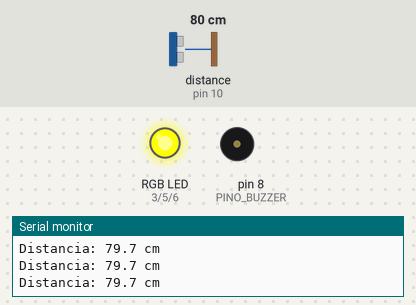
A sketch run on a simulated Arduino Uno, built with avr-gcc and run on an emulated ATmega328P. Parts: an RGB LED mixed from three pins (HIGH = lit), buzzer (waves = sounding), the last lines printed to the serial monitor. Wiring (inferred from the names in the program): ultrasonic range finder: trigger pin 9; echo pin 10. The test bench sets the inputs (shaded band); at power-on: distance to the obstacle (sensor on pin 10) 80 cm. The echo pulse lasts 58.3 µs per cm; pins used as bus, display or sensor lines are not drawn.

Above: at 1.2 s.
1.3 s: distance to the obstacle (sensor on pin 10) set to 2 cm
At 2.4 s:
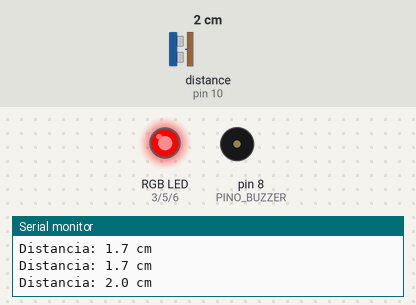
4.3 s: distance to the obstacle (sensor on pin 10) set to 60 cm
At 4.5 s:
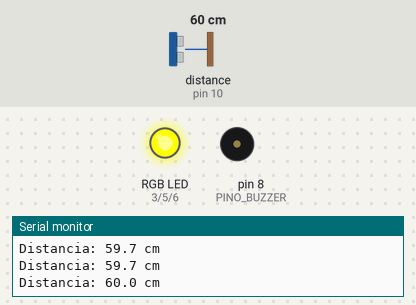
7.3 s: distance to the obstacle (sensor on pin 10) set to 96 cm
At 8.3 s:
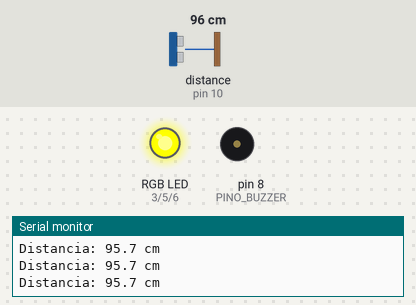
10.3 s: distance to the obstacle (sensor on pin 10) set to 104 cm
At 11.2 s:
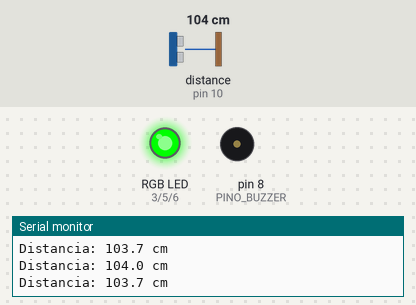
11.8 s: distance to the obstacle (sensor on pin 10) set to 4 cm
At 12.5 s:
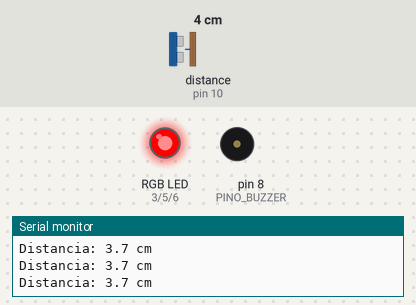
14.8 s: distance to the obstacle (sensor on pin 10) set to 120 cm
At 15.8 s:
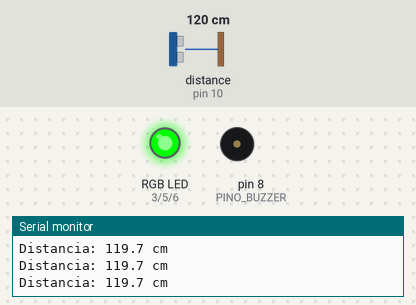
Timing chart, 0 to 17.3 s (numbered marks = the images above; inputs shaded):
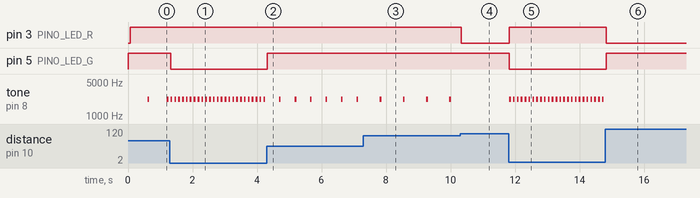

The sketch:

estacionamento_inteligente.ino
```cpp
/*
  Projeto: Assistente de estacionamento
  Placa: RoboCore compatível com Arduino Uno (Kit IniciantA V8)

  Componentes:
  - Sensor ultrassônico HC-SR04: TRIG no D9, ECHO no D10
  - LED RGB de cátodo comum: R no D3, G no D5, B no D6
  - Buzzer piezo passivo: sinal no D8
  - GND comum e resistores de 220 ohms nos três canais do LED

  Faixas padrão (podem ser ajustadas no código):
  - Verde: acima de 100 cm
  - Amarelo: de 41 a 100 cm
  - Vermelho: até 40 cm
  Quanto menor a distância, mais rápido o buzzer apita.
*/

const byte PINO_TRIG = 9;
const byte PINO_ECHO = 10;
const byte PINO_LED_R = 3;
const byte PINO_LED_G = 5;
const byte PINO_LED_B = 6;
const byte PINO_BUZZER = 8;

const float DISTANCIA_AMARELA_CM = 100.0;
const float DISTANCIA_VERMELHA_CM = 40.0;
const unsigned long INTERVALO_MEDICAO_MS = 60;
const unsigned int DURACAO_BIP_MS = 55;

unsigned long instanteMedicao = 0;
unsigned long instanteBip = 0;
unsigned long inicioBip = 0;
bool bipAtivo = false;
float distanciaCm = -1.0;

void definirCor(bool vermelho, bool verde, bool azul) {
  // Este código considera LED RGB de cátodo comum (HIGH acende).
  digitalWrite(PINO_LED_R, vermelho ? HIGH : LOW);
  digitalWrite(PINO_LED_G, verde ? HIGH : LOW);
  digitalWrite(PINO_LED_B, azul ? HIGH : LOW);
}

float medirDistanciaCm() {
  digitalWrite(PINO_TRIG, LOW);
  delayMicroseconds(2);
  digitalWrite(PINO_TRIG, HIGH);
  delayMicroseconds(10);
  digitalWrite(PINO_TRIG, LOW);

  // Timeout de 25 ms evita travar o programa se não houver eco.
  unsigned long duracao = pulseIn(PINO_ECHO, HIGH, 25000UL);
  if (duracao == 0) return -1.0;

  // Velocidade do som: distância de ida e volta / 2.
  return duracao * 0.0343 / 2.0;
}

void atualizarIndicacao() {
  if (distanciaCm < 0) {
    // Sem leitura válida: amarelo indica que a situação é desconhecida.
    definirCor(true, true, false);
    bipAtivo = false;
    noTone(PINO_BUZZER);
    return;
  }

  if (distanciaCm > DISTANCIA_AMARELA_CM) {
    definirCor(false, true, false);  // Verde: distância segura
  } else if (distanciaCm > DISTANCIA_VERMELHA_CM) {
    definirCor(true, true, false);   // Vermelho + verde: amarelo
  } else {
    definirCor(true, false, false);  // Vermelho: muito perto
  }

  if (distanciaCm > DISTANCIA_AMARELA_CM) {
    bipAtivo = false;
    noTone(PINO_BUZZER);
    return;
  }

  // Mapeia 100 cm -> bip lento (700 ms) e 5 cm -> bip rápido (80 ms).
  float distanciaLimitada = constrain(distanciaCm, 5.0, DISTANCIA_AMARELA_CM);
  unsigned long intervaloBip = (unsigned long) map((long)(distanciaLimitada * 10), 50, 1000, 80, 700);
  unsigned long agora = millis();

  if (!bipAtivo && agora - instanteBip >= intervaloBip) {
    tone(PINO_BUZZER, 2200);
    inicioBip = agora;
    instanteBip = agora;
    bipAtivo = true;
  }

  if (bipAtivo && agora - inicioBip >= DURACAO_BIP_MS) {
    noTone(PINO_BUZZER);
    bipAtivo = false;
  }
}

void setup() {
  pinMode(PINO_TRIG, OUTPUT);
  pinMode(PINO_ECHO, INPUT);
  pinMode(PINO_LED_R, OUTPUT);
  pinMode(PINO_LED_G, OUTPUT);
  pinMode(PINO_LED_B, OUTPUT);
  pinMode(PINO_BUZZER, OUTPUT);
  Serial.begin(9600);
  definirCor(false, true, false);
}

void loop() {
  unsigned long agora = millis();
  if (agora - instanteMedicao >= INTERVALO_MEDICAO_MS) {
    instanteMedicao = agora;
    distanciaCm = medirDistanciaCm();
    if (distanciaCm >= 0) {
      Serial.print("Distancia: ");
      Serial.print(distanciaCm, 1);
      Serial.println(" cm");
    } else {
      Serial.println("Sem leitura valida do sensor.");
    }
    atualizarIndicacao();
  } else if (distanciaCm >= 0) {
    // Continua desligando o som no tempo correto entre as medições.
    if (bipAtivo && agora - inicioBip >= DURACAO_BIP_MS) {
      noTone(PINO_BUZZER);
      bipAtivo = false;
    }
  }
}
```

Measured:
- the behaviour switches between 100 and 101 cm on distance to the obstacle (sensor on pin 10) (found by bisection; images 3 and 4)
- after the input at 1.3 s, pin 5 (PINO_LED_G): HIGH → LOW at once; tone on pin 8 (PINO_BUZZER): alternates 2200 Hz for 0.06 s and silent for 0.07 s, starting at once
- after the input at 4.3 s, pin 5 (PINO_LED_G): LOW → HIGH at once; tone on pin 8 (PINO_BUZZER): alternates 2200 Hz for 0.05 s and silent for 0.43 s, starting after 0.39 s
- after the input at 7.3 s, tone on pin 8 (PINO_BUZZER): alternates 2200 Hz for 0.06 s and silent for 0.66 s, starting after 0.51 s
- after the input at 10.3 s, pin 3 (PINO_LED_R): HIGH → LOW at once; tone on pin 8 (PINO_BUZZER): stops changing and stays silent
- after the input at 11.8 s, pin 3 (PINO_LED_R): LOW → HIGH at once; pin 5 (PINO_LED_G): HIGH → LOW at once; tone on pin 8 (PINO_BUZZER): alternates 2200 Hz for 0.06 s and silent for 0.07 s, starting at once
- after the input at 14.8 s, pin 3 (PINO_LED_R): HIGH → LOW at once; pin 5 (PINO_LED_G): LOW → HIGH at once; tone on pin 8 (PINO_BUZZER): stops changing and stays silent
- by itself, tone on pin 8 (PINO_BUZZER): alternates 2200 Hz for 0.06 s and silent for 0.54 s
